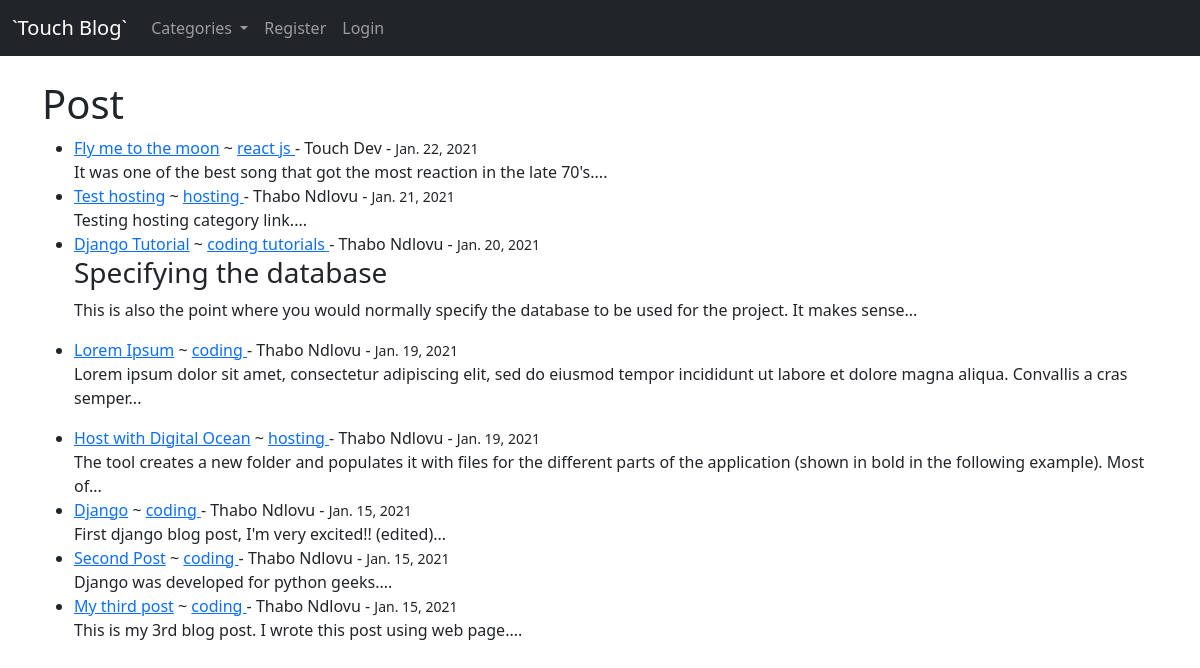
The page /blog/ on the database as committed earlier.
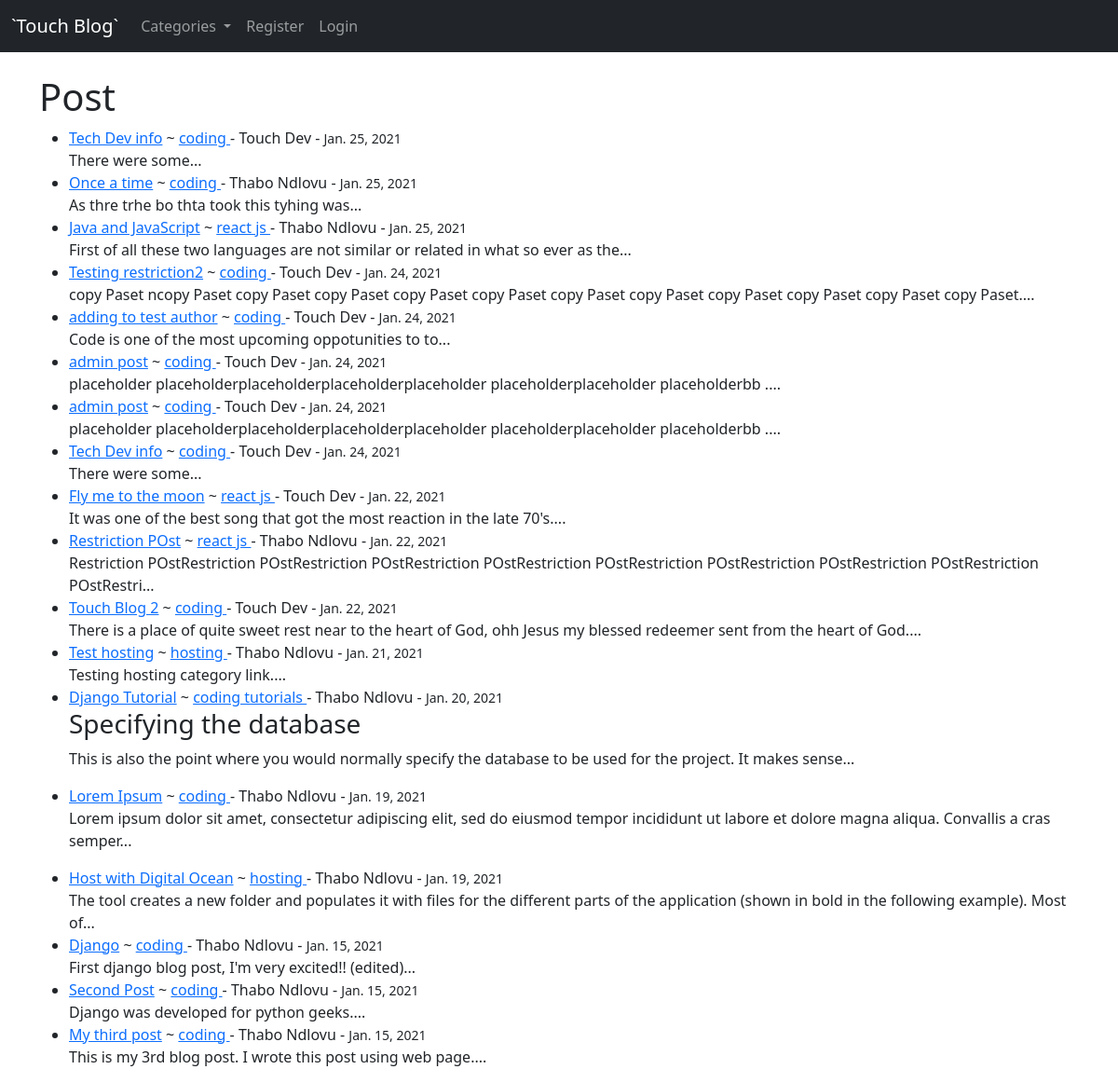
The same page on the database as committed later.
### blog/models.py (models this page shows, shortened)
class Post(models.Model):
    title = models.CharField(max_length=255)
    author = models.ForeignKey(User, on_delete=models.CASCADE)
    body = models.TextField()
    post_date = models.DateField(auto_now_add=True)
    category = models.CharField(max_length=255, default='coding')
    likes = models.ManyToManyField(User, related_name="blog_posts")

### blog/views.py (the view)
# urls.py: path('', HomeView.as_view(), name='home'),
class HomeView(ListView):
	model = Post
	template_name = 'home.html'
	ordering = ['-post_date']
	def get_context_data(self, *args, **kwargs):
		cat_menu = Category.objects.all()
		context = super(HomeView, self).get_context_data(*args, **kwargs)
		context['cat_menu'] = cat_menu
		return context

### blog/models.py (called while the page is built)
	def __str__(self):
		return self.name

### blog/templates/home.html (shortened to what this page needs)
{% extends 'base.html' %}
{% block content %}
    <h1>Post</h1>
	<ul>
	{% for post in object_list %}
		<li>
		<a href="{% url 'article' post.pk %}">{{ post.title }}</a>
		 ~ <a href="{% url 'category' post.category|slugify %}"> {{ post.category }} </a>
		 - {{ post.author.first_name }} {{ post.author.last_name }} - <small>{{ post.post_date }}</small>
		 <br>
		{{ post.body|slice:":150"|safe }}...
		</li>
	{% endfor %}
	</ul>
{% endblock %}

### blog/templates/base.html (shortened to what this page needs)
<!doctype html>
<html lang="en">
  <head>
    <link href="https://cdn.jsdelivr.net/npm/bootstrap@5.0.0-beta1/dist/css/bootstrap.min.css" rel="stylesheet">
  </head>
  <body>
	<nav class="navbar navbar-expand-lg navbar-dark bg-dark">
  <div class="container-fluid">
    <a class="navbar-brand" href="{% url 'home' %}">`Touch Blog`</a>
    <div class="collapse navbar-collapse" id="navbarSupportedContent">
      <ul class="navbar-nav me-auto mb-2 mb-lg-0">
		  {% if cat_menu %}
		  <li class="nav-item dropdown">
          <a class="nav-link dropdown-toggle" href="#" id="navbarDropdown" role="button" data-bs-toggle="dropdown" aria-expanded="false">
            Categories
          </a>
          </li>
		  {% endif %}
		{% if user.is_authenticated %}
			<li class="nav-item">
				<a class="nav-link" href="{% url 'add_post' %}">Add Post</a>
			</li>
			<li class="nav-item">
				<a class="nav-link" href="{% url 'add_category' %}">Add Category</a>
			</li>
			<li class="nav-item">
				<a class="nav-link" href="{% url 'logout' %}">Logout</a>
			</li>
		{% else %}
		    <li class="nav-item">
				<a class="nav-link" href="{% url 'register' %}">Register</a>
			</li>
			<li class="nav-item">
				<a class="nav-link" href="{% url 'login' %}">Login</a>
			</li>
		{% endif %}
      </ul>
    </div>
  </div>
</nav>
	<br>
	<div class="container">
    {% block content %}
    {% endblock %}
    </div>
  </body>
</html>

Rows that differ between the two databases and show on the page:
added Post: title "Tech Dev info", category "coding", author.first_name "Touch", author.last_name "Dev", post_date "Jan. 25, 2021", body "There were some"
added Post: title "Once a time", category "coding", author.first_name "Thabo", author.last_name "Ndlovu", post_date "Jan. 25, 2021", body "As thre trhe bo thta took this tyhing was"
added Post: title "Java and JavaScript", category "react js", author.first_name "Thabo", author.last_name "Ndlovu", post_date "Jan. 25, 2021", body "First of all these two languages are not similar or related in what so ever as the"
added Post: title "Testing restriction2", category "coding", author.first_name "Touch", author.last_name "Dev", post_date "Jan. 24, 2021", body "copy Paset ncopy Paset copy Paset copy Paset copy Paset copy Paset copy Paset copy Paset copy Paset copy Paset copy Paset copy Paset."
added Post: title "adding to test author", category "coding", author.first_name "Touch", author.last_name "Dev", post_date "Jan. 24, 2021", body "Code is one of the most upcoming oppotunities to to"
added Post: title "admin post", category "coding", author.first_name "Touch", author.last_name "Dev", post_date "Jan. 24, 2021", body "placeholder placeholderplaceholderplaceholderplaceholder placeholderplaceholder placeholderbb ."
added Post: title "admin post", category "coding", author.first_name "Touch", author.last_name "Dev", post_date "Jan. 24, 2021", body "placeholder placeholderplaceholderplaceholderplaceholder placeholderplaceholder placeholderbb ."
added Post: title "Tech Dev info", category "coding", author.first_name "Touch", author.last_name "Dev", post_date "Jan. 24, 2021", body "There were some"
added Post: title "Restriction POst", category "react js", author.first_name "Thabo", author.last_name "Ndlovu", post_date "Jan. 22, 2021", body "Restriction POstRestriction POstRestriction POstRestriction POstRestriction POstRestriction POstRestriction POstRestriction POstRestriction POstRestri"
added Post: title "Touch Blog 2", category "coding", author.first_name "Touch", author.last_name "Dev", post_date "Jan. 22, 2021", body "There is a place of quite sweet rest near to the heart of God, ohh Jesus my blessed redeemer sent from the heart of God."
